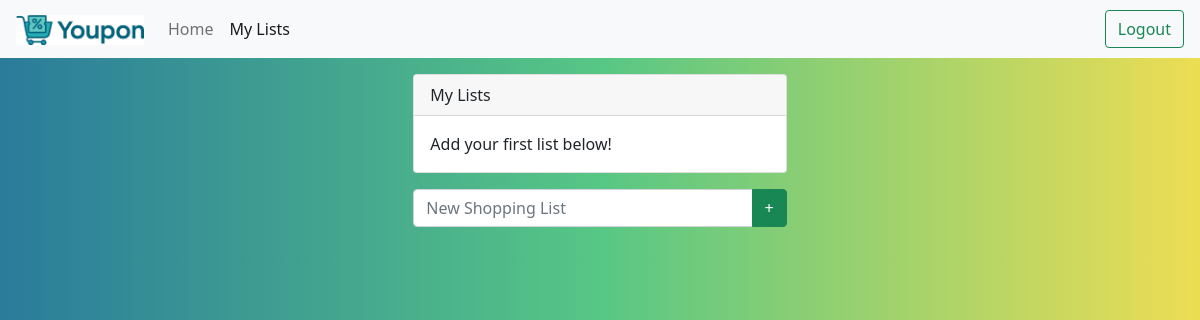
The app's page /mylists/ (signed in), older data.
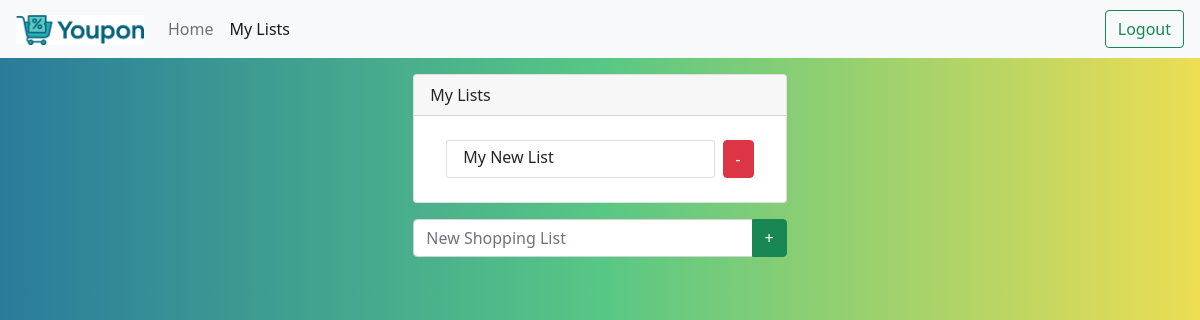
The same page, newer data.
### main/models.py (models this page shows, shortened)
class List(models.Model):
    user = models.ForeignKey(User, on_delete = models.CASCADE, related_name="list", null=True)
    name = models.CharField(max_length = 200)

### main/views.py (the view, shortened to what this page needs)
# urls.py: path("mylists/", views.mylists, name="mylists"),
def mylists(request):
    form = CreateNewList()
    return render(request, "main/mylists.html", {"form": form})

### main/forms.py
class CreateNewList(forms.Form):
    name = forms.CharField(
                            label = "",
                            max_length = 200,
                            widget=forms.TextInput(attrs={'class': 'form-control', 'placeholder': 'New Shopping List'})
                          )
    check = forms.BooleanField(required = False)

### main/templates/main/mylists.html (shortened to what this page needs)
{% extends "main/base.html" %}
{% block content %}
    <div class="container-fluid p-3">
        <div class="row justify-content-center">
            <div class="col-12 col-md-6 col-lg-4">
                <div class="mb-3">
                    <div id="mylists" class="card">
                        <div class="card-header">
                            My Lists
                        </div>
                        <div class="card-body">
                            <div class="list-group">
                                {% if user.list.all.count == 0 %}
                                    Add your first list below!
                                {% endif %}
                                {% for list in user.list.all %}
                                    <div class="d-flex justify-content-between list-group-item border-0 pl-0 pr-2">
                                        <a href="/{{list.id}}" class="list-group-item list-group-item-action flex-grow-1 border-o rounded-1 py-1 px-3">
                                            {{list.name}}
                                        </a>
                                        <form method="post" action="#" class="ms-2">
                                            <button type="submit" name="delete_{{list.id}}" value="pressed" class="btn btn-danger" data-toggle="modal" data-target="#exampleModalCenter"> - </button>
                                        </form>
                                    </div>
                                {% endfor %}
                            </div>
                        </div>
                    </div>
                </div>
                <div class="mb-3">
                    <form method="post" action="#">
                        <div class="input-group mb-3">
                            {{form.name}}
                            <button type="submit" name="save" class="btn btn-success">+</button>
                        </div>
                    </form>
                </div>
            </div>
        </div>
    </div>
{% endblock %}

### main/templates/main/base.html (shortened to what this page needs)
<!DOCTYPE html>
{% load static %}
<html>
    <head>
        <link href="https://cdn.jsdelivr.net/npm/bootstrap@5.1.3/dist/css/bootstrap.min.css" rel="stylesheet">
    </head>
    <body>
        <nav class="navbar navbar-expand-lg navbar-light bg-light px-3">
            <a class="navbar-brand" href="/home">
                <img src="{% static 'images/youpon_full.png' %}" alt="Youpon Logo" width="128" height="30">
            </a>
            <div class="collapse navbar-collapse" id="navbarNavAltMarkup">
                <div class="navbar-nav">
                    {% if request.user.is_authenticated %}
                        <a class="nav-item nav-link {% if '/home' in request.path %}active{% endif %}" href="/home">Home </a>
                        <a class="nav-item nav-link {% if '/mylists' in request.path %}active{% endif %}" href="/mylists">My Lists</a>
                    {% else %}
                        <a class="nav-item nav-link {% if '/register' in request.path %}active{% endif %}" href="/register">Register Account</a>
                    {% endif %}
                </div>
            </div>
            <form action="{% url 'logout' %}" method="post">
                <button class="btn btn-outline-success">
                    {% if request.user.is_authenticated %}
                        Logout
                    {% else %}
                        Login
                    {% endif %}
                </button>
            </form>
        </nav>
        <div id="content" name="content" class="main">
            {% block content %}
            {% endblock %}
        </div>
    </body>
</html>

### main/templates/main/base.html (style rules this page uses)
body { background: #2A7B9B; background: linear-gradient(90deg, rgba(42, 123, 155, 1) 0%, rgba(87, 199, 133, 1) 50%, rgba(237, 221, 83, 1) 100%); }
.list-group { max-height: 250px; margin-bottom: 10px; overflow-y:scroll; -webkit-overflow-scrolling: touch; }

Row changes from the older to the newer data that the page shows:
added List: name "My New List"
Text that changed along with them:
text no longer shown: "Add your first list below!"
